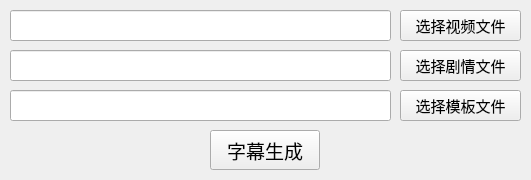
<?xml version="1.0" encoding="UTF-8"?>
<ui version="4.0">
 <class>ASS_automation</class>
 <widget class="QMainWindow" name="ASS_automation">
  <property name="geometry">
   <rect>
    <x>0</x>
    <y>0</y>
    <width>531</width>
    <height>180</height>
   </rect>
  </property>
  <property name="minimumSize">
   <size>
    <width>531</width>
    <height>180</height>
   </size>
  </property>
  <property name="maximumSize">
   <size>
    <width>531</width>
    <height>180</height>
   </size>
  </property>
  <property name="windowTitle">
   <string>D4DJ ASS Automation</string>
  </property>
  <widget class="QWidget" name="centralwidget">
   <widget class="QPushButton" name="choose_template">
    <property name="geometry">
     <rect>
      <x>400</x>
      <y>90</y>
      <width>121</width>
      <height>31</height>
     </rect>
    </property>
    <property name="sizePolicy">
     <sizepolicy hsizetype="Expanding" vsizetype="Expanding">
      <horstretch>0</horstretch>
      <verstretch>0</verstretch>
     </sizepolicy>
    </property>
    <property name="font">
     <font>
      <family>微软雅黑</family>
      <pointsize>11</pointsize>
     </font>
    </property>
    <property name="text">
     <string>选择模板文件</string>
    </property>
   </widget>
   <widget class="QPushButton" name="choose_video">
    <property name="geometry">
     <rect>
      <x>400</x>
      <y>10</y>
      <width>121</width>
      <height>31</height>
     </rect>
    </property>
    <property name="sizePolicy">
     <sizepolicy hsizetype="Expanding" vsizetype="Expanding">
      <horstretch>0</horstretch>
      <verstretch>0</verstretch>
     </sizepolicy>
    </property>
    <property name="font">
     <font>
      <family>微软雅黑</family>
      <pointsize>11</pointsize>
     </font>
    </property>
    <property name="text">
     <string>选择视频文件</string>
    </property>
   </widget>
   <widget class="QPushButton" name="generate">
    <property name="geometry">
     <rect>
      <x>210</x>
      <y>130</y>
      <width>110</width>
      <height>40</height>
     </rect>
    </property>
    <property name="sizePolicy">
     <sizepolicy hsizetype="Expanding" vsizetype="Expanding">
      <horstretch>0</horstretch>
      <verstretch>0</verstretch>
     </sizepolicy>
    </property>
    <property name="font">
     <font>
      <family>微软雅黑</family>
      <pointsize>14</pointsize>
     </font>
    </property>
    <property name="text">
     <string>字幕生成</string>
    </property>
   </widget>
   <widget class="QPushButton" name="choose_sce">
    <property name="geometry">
     <rect>
      <x>400</x>
      <y>50</y>
      <width>121</width>
      <height>31</height>
     </rect>
    </property>
    <property name="sizePolicy">
     <sizepolicy hsizetype="Expanding" vsizetype="Expanding">
      <horstretch>0</horstretch>
      <verstretch>0</verstretch>
     </sizepolicy>
    </property>
    <property name="font">
     <font>
      <family>微软雅黑</family>
      <pointsize>11</pointsize>
     </font>
    </property>
    <property name="text">
     <string>选择剧情文件</string>
    </property>
   </widget>
   <widget class="QLineEdit" name="video_route">
    <property name="geometry">
     <rect>
      <x>10</x>
      <y>10</y>
      <width>381</width>
      <height>31</height>
     </rect>
    </property>
    <property name="font">
     <font>
      <family>微软雅黑</family>
     </font>
    </property>
   </widget>
   <widget class="QLineEdit" name="sce_route">
    <property name="geometry">
     <rect>
      <x>10</x>
      <y>50</y>
      <width>381</width>
      <height>31</height>
     </rect>
    </property>
    <property name="font">
     <font>
      <family>微软雅黑</family>
     </font>
    </property>
   </widget>
   <widget class="QLineEdit" name="template_route">
    <property name="geometry">
     <rect>
      <x>10</x>
      <y>90</y>
      <width>381</width>
      <height>31</height>
     </rect>
    </property>
    <property name="font">
     <font>
      <family>微软雅黑</family>
     </font>
    </property>
   </widget>
  </widget>
 </widget>
 <resources/>
 <connections/>
</ui>
